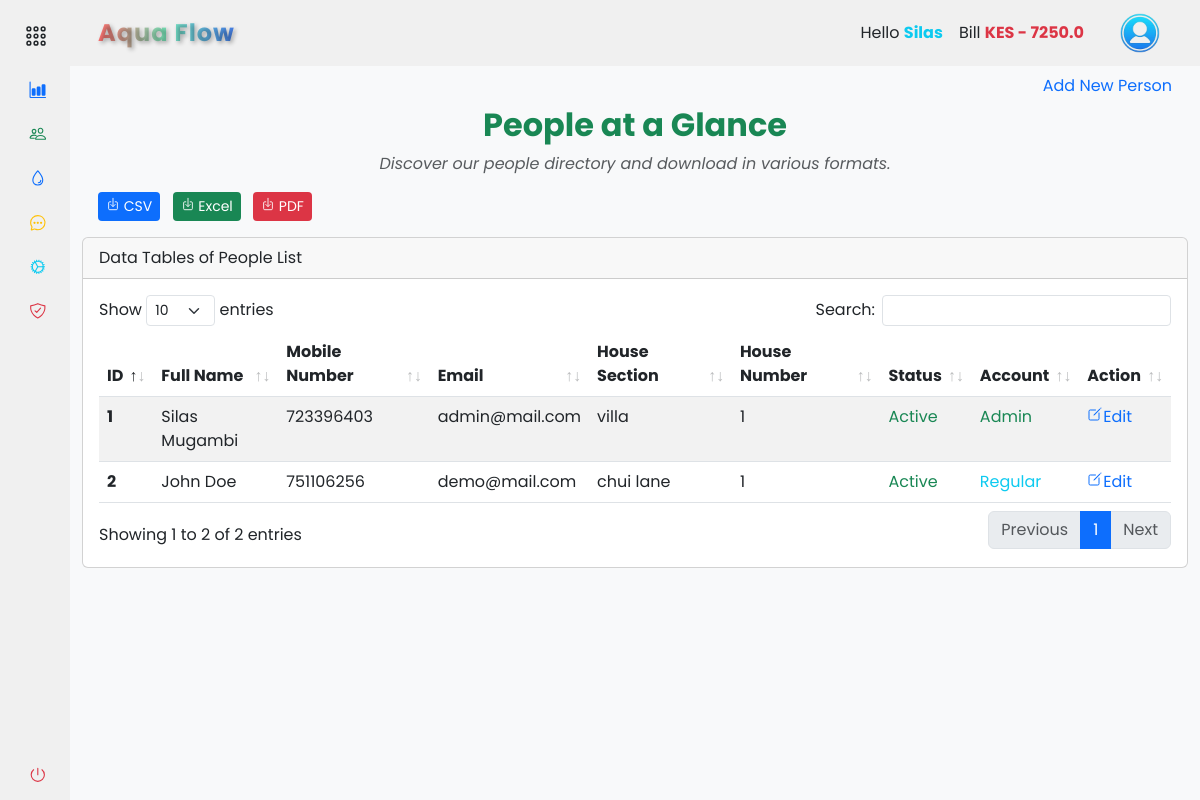
The page /accounts/people/people_list (signed in) on the database its author committed.
### app/backend/models/user.py (models this page shows, shortened)
class Settings(db.Model):
    id = db.Column(db.Integer, primary_key=True)
    company_name = db.Column(db.String(255))
    unit_price = db.Column(db.Float)
    service_fee = db.Column(db.Float)
    house_sections = db.Column(db.String(255))
    bank_name = db.Column(db.String(255))
    paybill = db.Column(db.Integer)
    account_number = db.Column(db.Integer)
    contact_number = db.Column(db.String(20))

class User(db.Model, UserMixin):
    id = db.Column(db.Integer, primary_key=True)
    mobile_number = db.Column(db.String(20), unique=True, nullable=False)
    password_hash = db.Column(db.String(128), nullable=False)
    first_name = db.Column(db.String(50))
    last_name = db.Column(db.String(50))
    email = db.Column(db.String(120))
    house_section = db.Column(db.String(50))
    house_number = db.Column(db.String(20))
    profile_image = db.Column(db.String(255))
    is_active = db.Column(db.Boolean, default=True)
    is_admin = db.Column(db.Boolean, default=False)
    meter_readings = db.relationship('MeterReading', backref='user', lazy=True)
    payments = db.relationship('Payment', backref='user', lazy=True)

### app/backend/accounts/people/routes.py (the view)
@people_bp.route('/people_list', methods=['GET', 'POST'])
@login_required
def people_list():
    if current_user.is_authenticated:
        people_list = User.query.all()
        add_form = AddUserForm()
        house_sections = []
        settings = Settings.query.first()
        if settings:
            house_sections = [(section, section) for section in settings.house_sections.split(',')]
        return render_template('accounts/people_list.html', people_list=people_list, house_sections=house_sections, form=add_form, hide_footer=True)
    else:
        return redirect(url_for('auth.login'))

### app/backend/accounts/people/forms.py (shortened to what this page needs)
class AddUserForm(FlaskForm):
    first_name = StringField('First Name', validators=[DataRequired(), Length(max=50)])
    last_name = StringField('Last Name', validators=[DataRequired(), Length(max=50)])
    mobile_number = StringField('Mobile Number', validators=[DataRequired(), Length(min=10, max=20)])
    email = StringField('Email', validators=[Optional(), Length(max=50)])
    house_section = SelectField('House Section', validators=[DataRequired()], coerce=str)
    house_number = StringField('House Number', validators=[DataRequired(), Length(max=50)])
    password = PasswordField('Password', validators=[DataRequired(), Length(min=6), EqualTo('confirm_password', message='Passwords must match')])
    confirm_password = PasswordField('Confirm Password', validators=[DataRequired()])
    submit = SubmitField('Register')

### app/backend/accounts/accounts_context.py (called while the page is built)
def accounts_context():
    settings = Settings.query.first()
    company_name = settings.company_name if settings else 'ApoGen'
    bank_name = settings.bank_name if settings else 'M-Pesa'
    paybill = settings.paybill if settings else '123456'
    account_number = settings.account_number if settings else '123456789'
    contact_number = settings.contact_number if settings else '0722000111'
    total_bill = db.session.query(func.sum(MeterReading.total_price)).filter(MeterReading.reading_status == False).scalar()
    total_bill = total_bill or 0
    return {
        'company_name': company_name,
        'bank_name': bank_name,
        'paybill': paybill,
        'account_number': account_number,
        'contact_number': contact_number,
        'total_bill': total_bill
    }

def inject_now():
    return {'now': datetime.utcnow() + timedelta(hours=3)}

### app/assets/templates/accounts/people_list.html (shortened to what this page needs)
{% extends "base.html" %} {% block content %}
<section class="container-fluid">
  <ul class="nav nav-pills justify-content-end border-0">
    <li type="button" class="nav-item">
      <a
        class="nav-link"
        data-bs-toggle="modal"
        data-bs-target="#addNewPersonModal"
        >Add New Person</a
      >
    </li>
  </ul>
  <div class="text-center">
    <h2 class="fw-bold text-success mb-2">People at a Glance</h2>
    <p class="text-muted fst-italic">
      Discover our people directory and download in various formats.
    </p>
  </div>
  <div class="row">
    <div class="col-md-12">
      <div class="float-start ms-3">
        <form
          action="{{ url_for('accounts.people.download_users') }}"
          method="get"
          class="d-inline"
        >
          <button
            type="submit"
            class="btn btn-sm me-2 btn-primary"
            name="format"
            value="csv"
          >
            <ion-icon name="download-outline"></ion-icon> CSV
          </button>
        </form>
        <form
          action="{{ url_for('accounts.people.download_users') }}"
          method="get"
          class="d-inline"
        >
          <button
            type="submit"
            class="btn btn-sm me-2 btn-success"
            name="format"
            value="excel"
          >
            <ion-icon name="download-outline"></ion-icon> Excel
          </button>
        </form>
        <form
          action="{{ url_for('accounts.people.download_users') }}"
          method="get"
          class="d-inline"
        >
          <button
            type="submit"
            class="btn btn-sm me-2 btn-danger"
            name="format"
            value="pdf"
          >
            <ion-icon name="download-outline"></ion-icon> PDF
          </button>
        </form>
      </div>
    </div>
  </div>
  <div class="col-md-12">
    <div class="card mt-3 mb-3">
      <div class="card-header">Data Tables of People List</div>
      <div class="card-body">
        <div class="table-responsive">
          <table class="table table-striped data-table" style="width: 100%">
            <thead>
              <tr>
                <th scope="col">ID</th>
                <th scope="col">Full Name</th>
                <th scope="col">Mobile Number</th>
                <th scope="col">Email</th>
                <th scope="col">House Section</th>
                <th scope="col">House Number</th>
                <th scope="col">Status</th>
                <th scope="col">Account</th>
                <th scope="col">Action</th>
              </tr>
            </thead>
            <tbody>
              {% for person in people_list %}
              <tr>
                <th scope="row">{{ person.id }}</th>
                <td>
                  {{ person.first_name.title() ~ " " ~ person.last_name.title()
                  }}
                </td>
                <td>{{ person.mobile_number }}</td>
                <td>{{ person.email }}</td>
                <td>{{ person.house_section }}</td>
                <td>{{ person.house_number }}</td>
                <td>
                  {% if person.is_active %}
                  <span class="text-success">Active</span>
                  {% else %}
                  <span class="text-danger">Inactive</span>
                  {% endif %}
                </td>
                <td>
                  {% if person.is_admin %}
                  <span class="text-success">Admin</span>
                  {% else %}
                  <span class="text-info">Regular</span>
                  {% endif %}
                </td>
                <td>
                  {% if current_user.is_admin or current_user.id == person.id %}
                  <a
                    href="{{ url_for('accounts.people.edit_user', user_id=person.id) }}"
                  >
                    <ion-icon name="create-outline"></ion-icon>Edit
                  </a>
                  {% else %}
                  <span class="text-muted">No Edit Permission</span>
                  {% endif %}
                </td>
              </tr>
              {% endfor %}
            </tbody>
          </table>
        </div>
      </div>
    </div>
  </div>
</section>
{% endblock %}

### app/assets/templates/components/navbar.html (shortened to what this page needs)
{% if not hide_navbar %}
<header
  id="navbar"
  class="navbar navbar-expand-lg sticky-sm-top {% if not current_user.is_authenticated %}bg-dark{% endif %}"
>
  <div class="container-fluid">
    <a
      class="navbar-brand text-center d-flex align-items-center fw-bold ms-3 {% if not current_user.is_authenticated %}text-light{% else %}gradient-text{% endif %}"
      href="#"
    >
      {% if company_name %}{{ company_name.title() }}{% else %}ApoGen{% endif %}
    </a>
    <div class="collapse navbar-collapse" id="navbarToggler">
      <div class="d-flex align-items-center ms-auto">
         {% if current_user.is_authenticated %}
        <ul class="navbar-nav me-3">
          <li class="nav-item">
            <a class="nav-link text-dark">
              Hello
              <span class="text-info fw-bold"
                >{{ current_user.first_name.title() }}</span
              >
            </a>
          </li>
          <li class="nav-item">
            <a class="nav-link text-dark">
              Bill
              <span
                class="fw-bold {% if total_bill > 0 %}text-danger{% else %}text-success{% endif %}"
                >KES {% if total_bill > 0 %}-{% endif %} {{ total_bill }}</span
              >
            </a>
          </li>
        </ul>
        <div class="btn-group">
          <button
            type="button"
            class="btn navbar-brand rounded-circle border-0"
            data-bs-toggle="dropdown"
            aria-expanded="false"
          >
            <img
              src="{{ url_for('static', filename='images/user.png') }}"
              alt="logo image"
              height="40px"
              width="40px"
            />
          </button>
        </div>
        {% endif %}
      </div>
    </div>
  </div>
</header>
{% endif %}

### app/assets/static/css/styles.css (style rules this page uses)
a { text-decoration: none; cursor: pointer; }
li { list-style: none; }
button { border: none !important; outline: none; }
body { font-family: "Poppins", sans-serif; }
.navbar, #sidebar { background-color: #f0f0f0; z-index: 1000; }
.navbar-brand { font-size: 24px; letter-spacing: 1px; text-decoration: none; transition: transform 0.3s ease; }
.gradient-text { background: linear-gradient(to right, #ff6e6e, #78e8bc, #4780ec); -webkit-background-clip: text; -webkit-text-fill-color: transparent; font-weight: bold; text-shadow: 2px 2px 4px rgba(0, 0, 0, 0.3); }

### rows shown on the page
Settings: title "Aqua Flow"
User: first_name "Silas", id "1", first_name "Silas Mugambi", mobile_number "723396403", email "admin@mail.com", house_section "villa", house_number "1", is_active "Active", is_admin "Admin"
User: id "2", first_name "John Doe", mobile_number "751106256", email "demo@mail.com", house_section "chui lane", house_number "1", is_active "Active", is_admin "Regular"

### other values the page prints
{{ total_bill }} "7250.0"
